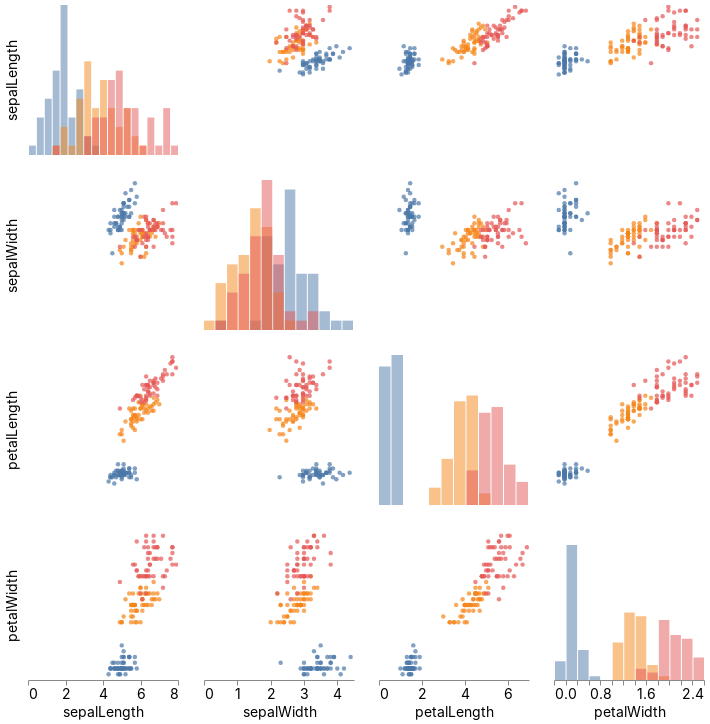

This figure's notebook cell:
### Code cell
import altair as alt
import deneb as den
from vega_datasets import data

df = data.iris()

den.set_style(font_size=14, font_family="Inter", google_font=True)

chart = den.pairplot(
    df, 
    field="species",
    color=alt.Color("species:N", legend=None),
    scatter_size=20.,
    bar_opacity=0.5,
    width=150,
    height=150)
chart

### Figure 1 — Vega-Lite specification as saved in the notebook (floating-point values rounded to 4 significant figures; data arrays with more than 128 entries replaced by an {"elided": "..."} marker saying what was removed)
{"config": {"view": {"strokeWidth": 0, "continuousHeight": 100, "discreteHeight": 100, "continuousWidth": 100, "discreteWidth": 100}, "title": {"font": "Inter", "titleFontSize": 14}, "axis": {"labelFont": "Inter", "titleFont": "Inter", "labelFontSize": 14, "titleFontSize": 14, "labelFontWeight": "normal", "titleFontWeight": "normal", "grid": false}, "header": {"labelFont": "Inter", "titleFont": "Inter", "labelFontSize": 14, "titleFontSize": 14, "labelFontWeight": "normal", "titleFontWeight": "normal"}, "legend": {"labelFont": "Inter", "titleFont": "Inter", "labelFontSize": 14, "titleFontSize": 14, "labelFontWeight": "normal", "titleFontWeight": "normal"}}, "vconcat": [{"hconcat": [{"mark": {"type": "bar", "clip": true, "opacity": 0.5}, "encoding": {"color": {"type": "nominal", "field": "species", "legend": null}, "x": {"type": "quantitative", "axis": {"domainWidth": 0, "labels": false, "tickWidth": 0, "title": ""}, "bin": {"maxbins": 20}, "field": "sepalLength"}, "y": {"type": "quantitative", "aggregate": "count", "axis": {"domainWidth": 0, "labels": false, "tickWidth": 0, "title": "sepalLength"}, "stack": null}}, "height": 150, "width": 150}, {"mark": {"type": "circle", "clip": true, "size": 20.0}, "encoding": {"color": {"type": "nominal", "field": "species", "legend": null}, "x": {"type": "quantitative", "axis": {"domainWidth": 0, "labels": false, "tickWidth": 0, "title": ""}, "field": "sepalWidth"}, "y": {"type": "quantitative", "axis": {"domainWidth": 0, "labels": false, "tickWidth": 0, "title": ""}, "field": "sepalLength"}}, "height": 150, "width": 150}, {"mark": {"type": "circle", "clip": true, "size": 20.0}, "encoding": {"color": {"type": "nominal", "field": "species", "legend": null}, "x": {"type": "quantitative", "axis": {"domainWidth": 0, "labels": false, "tickWidth": 0, "title": ""}, "field": "petalLength"}, "y": {"type": "quantitative", "axis": {"domainWidth": 0, "labels": false, "tickWidth": 0, "title": ""}, "field": "sepalLength"}}, "height": 150, "width": 150}, {"mark": {"type": "circle", "clip": true, "size": 20.0}, "encoding": {"color": {"type": "nominal", "field": "species", "legend": null}, "x": {"type": "quantitative", "axis": {"domainWidth": 0, "labels": false, "tickWidth": 0, "title": ""}, "field": "petalWidth"}, "y": {"type": "quantitative", "axis": {"domainWidth": 0, "labels": false, "tickWidth": 0, "title": ""}, "field": "sepalLength"}}, "height": 150, "width": 150}]}, {"hconcat": [{"mark": {"type": "circle", "clip": true, "size": 20.0}, "encoding": {"color": {"type": "nominal", "field": "species", "legend": null}, "x": {"type": "quantitative", "axis": {"domainWidth": 0, "labels": false, "tickWidth": 0, "title": ""}, "field": "sepalLength"}, "y": {"type": "quantitative", "axis": {"domainWidth": 0, "labels": false, "tickWidth": 0, "title": "sepalWidth"}, "field": "sepalWidth"}}, "height": 150, "width": 150}, {"mark": {"type": "bar", "clip": true, "opacity": 0.5}, "encoding": {"color": {"type": "nominal", "field": "species", "legend": null}, "x": {"type": "quantitative", "axis": {"domainWidth": 0, "labels": false, "tickWidth": 0, "title": ""}, "bin": {"maxbins": 20}, "field": "sepalWidth"}, "y": {"type": "quantitative", "aggregate": "count", "axis": {"domainWidth": 0, "labels": false, "tickWidth": 0, "title": ""}, "stack": null}}, "height": 150, "width": 150}, {"mark": {"type": "circle", "clip": true, "size": 20.0}, "encoding": {"color": {"type": "nominal", "field": "species", "legend": null}, "x": {"type": "quantitative", "axis": {"domainWidth": 0, "labels": false, "tickWidth": 0, "title": ""}, "field": "petalLength"}, "y": {"type": "quantitative", "axis": {"domainWidth": 0, "labels": false, "tickWidth": 0, "title": ""}, "field": "sepalWidth"}}, "height": 150, "width": 150}, {"mark": {"type": "circle", "clip": true, "size": 20.0}, "encoding": {"color": {"type": "nominal", "field": "species", "legend": null}, "x": {"type": "quantitative", "axis": {"domainWidth": 0, "labels": false, "tickWidth": 0, "title": ""}, "field": "petalWidth"}, "y": {"type": "quantitative", "axis": {"domainWidth": 0, "labels": false, "tickWidth": 0, "title": ""}, "field": "sepalWidth"}}, "height": 150, "width": 150}]}, {"hconcat": [{"mark": {"type": "circle", "clip": true, "size": 20.0}, "encoding": {"color": {"type": "nominal", "field": "species", "legend": null}, "x": {"type": "quantitative", "axis": {"domainWidth": 0, "labels": false, "tickWidth": 0, "title": ""}, "field": "sepalLength"}, "y": {"type": "quantitative", "axis": {"domainWidth": 0, "labels": false, "tickWidth": 0, "title": "petalLength"}, "field": "petalLength"}}, "height": 150, "width": 150}, {"mark": {"type": "circle", "clip": true, "size": 20.0}, "encoding": {"color": {"type": "nominal", "field": "species", "legend": null}, "x": {"type": "quantitative", "axis": {"domainWidth": 0, "labels": false, "tickWidth": 0, "title": ""}, "field": "sepalWidth"}, "y": {"type": "quantitative", "axis": {"domainWidth": 0, "labels": false, "tickWidth": 0, "title": ""}, "field": "petalLength"}}, "height": 150, "width": 150}, {"mark": {"type": "bar", "clip": true, "opacity": 0.5}, "encoding": {"color": {"type": "nominal", "field": "species", "legend": null}, "x": {"type": "quantitative", "axis": {"domainWidth": 0, "labels": false, "tickWidth": 0, "title": ""}, "bin": {"maxbins": 20}, "field": "petalLength"}, "y": {"type": "quantitative", "aggregate": "count", "axis": {"domainWidth": 0, "labels": false, "tickWidth": 0, "title": ""}, "stack": null}}, "height": 150, "width": 150}, {"mark": {"type": "circle", "clip": true, "size": 20.0}, "encoding": {"color": {"type": "nominal", "field": "species", "legend": null}, "x": {"type": "quantitative", "axis": {"domainWidth": 0, "labels": false, "tickWidth": 0, "title": ""}, "field": "petalWidth"}, "y": {"type": "quantitative", "axis": {"domainWidth": 0, "labels": false, "tickWidth": 0, "title": ""}, "field": "petalLength"}}, "height": 150, "width": 150}]}, {"hconcat": [{"mark": {"type": "circle", "clip": true, "size": 20.0}, "encoding": {"color": {"type": "nominal", "field": "species", "legend": null}, "x": {"type": "quantitative", "axis": {}, "field": "sepalLength"}, "y": {"type": "quantitative", "axis": {"domainWidth": 0, "labels": false, "tickWidth": 0, "title": "petalWidth"}, "field": "petalWidth"}}, "height": 150, "width": 150}, {"mark": {"type": "circle", "clip": true, "size": 20.0}, "encoding": {"color": {"type": "nominal", "field": "species", "legend": null}, "x": {"type": "quantitative", "axis": {}, "field": "sepalWidth"}, "y": {"type": "quantitative", "axis": {"domainWidth": 0, "labels": false, "tickWidth": 0, "title": ""}, "field": "petalWidth"}}, "height": 150, "width": 150}, {"mark": {"type": "circle", "clip": true, "size": 20.0}, "encoding": {"color": {"type": "nominal", "field": "species", "legend": null}, "x": {"type": "quantitative", "axis": {}, "field": "petalLength"}, "y": {"type": "quantitative", "axis": {"domainWidth": 0, "labels": false, "tickWidth": 0, "title": ""}, "field": "petalWidth"}}, "height": 150, "width": 150}, {"mark": {"type": "bar", "clip": true, "opacity": 0.5}, "encoding": {"color": {"type": "nominal", "field": "species", "legend": null}, "x": {"type": "quantitative", "axis": {"title": "petalWidth"}, "bin": {"maxbins": 20}, "field": "petalWidth"}, "y": {"type": "quantitative", "aggregate": "count", "axis": {"domainWidth": 0, "labels": false, "tickWidth": 0, "title": ""}, "stack": null}}, "height": 150, "width": 150}]}], "data": {"name": "data-a264acbd6e539a8b3afc0cb5f240fb57"}, "$schema": "https://vega.github.io/schema/vega-lite/v4.8.1.json", "datasets": {"data-a264acbd6e539a8b3afc0cb5f240fb57": {"elided": "150 records"}}}
